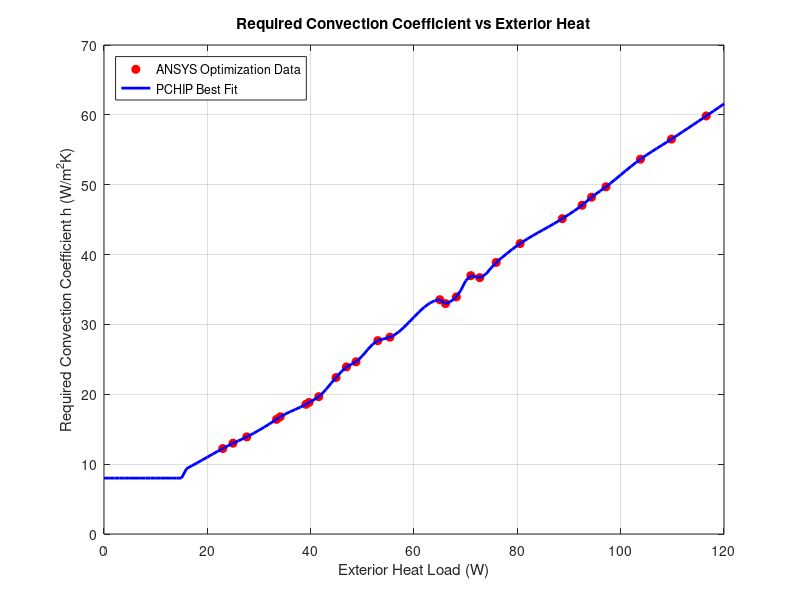

The MATLAB script that drew this image: (Note: this script raises an error after producing the figure.)
clc
clear
close all

%% -----------------------------
% Optimization Data from ANSYS
%% -----------------------------
Q = [22.9863 24.9650 27.6313 33.3963 34.1154 ...
    39.0826 39.6947 41.5721 44.9096 46.9277 ...
    48.7734 53.0000 55.3386 65.0000 66.0999 ...
    68.1984 71.0000 72.7150 75.9029 80.5306 ...
    88.6993 92.5281 94.3570 97.1575 103.829 ...
    109.828 116.565];
h = [12.238 12.9926 13.8999 16.4074 16.7773 ...
    18.5596 18.8301 19.6631 22.3953 23.9156 ...
    24.6487 27.6820 28.1673 33.5355 32.9860 ...
    33.9404 36.9856 36.6967 38.8744 41.5708 ...
    45.1392 47.0584 48.2047 49.7070 53.6536 ...
    56.5230 59.8423];

%% -----------------------------
% Interpolation
%% -----------------------------
Qfit = 0:1:120;
hfit = interp1(Q,h,Qfit,'pchip','extrap');

%% Natural convection
hfit(Qfit<=15)=8;

%% Heater
heater=max(15-Qfit,0);

%% Fan RPM
hnatural=8;
RPM=zeros(size(Qfit));
RPM_ref=5000;
h_ref=60;
hforced_ref=h_ref-hnatural;
n=0.6;
for i=1:length(Qfit)
    if hfit(i)<=8
        RPM(i)=0;
    else
        hforced=hfit(i)-hnatural;
        RPM(i)=RPM_ref*(hforced/hforced_ref)^(1/n);
    end
end

%% -----------------------------
% User Input
%% -----------------------------
Quser=input('Enter Exterior Heat (W) = ');
if Quser<=15
    Heater=15-Quser;
    hreq=8;
    FanRPM=0;
else
    Heater=0;
    hreq=interp1(Q,h,Quser,'pchip');
    hforced=hreq-8;
    FanRPM=RPM_ref*(hforced/hforced_ref)^(1/n);
end
fprintf('\n');
fprintf('=====================================\n');
fprintf('Exterior Heat      : %.2f W\n',Quser);
fprintf('Internal Heater    : %.2f W\n',Heater);
fprintf('Required h         : %.2f W/m^2K\n',hreq);
fprintf('Natural h          : 8.00 W/m^2K\n');
fprintf('Forced h           : %.2f W/m^2K\n',hreq-8);
fprintf('Required Fan Speed : %.0f RPM\n',FanRPM);
fprintf('=====================================\n');

%% -----------------------------
% Graph 1
%% -----------------------------
figure
plot(Q,h,'ro','MarkerFaceColor','r')
hold on
plot(Qfit,hfit,'b','LineWidth',2)
grid on
xlabel('Exterior Heat Load (W)')
ylabel('Required Convection Coefficient h (W/m^2K)')
title('Required Convection Coefficient vs Exterior Heat')
legend('ANSYS Optimization Data','PCHIP Best Fit','Location','northwest')

%% -----------------------------
% Graph 2
%% -----------------------------
figure
yyaxis left
plot(Qfit,heater,'LineWidth',2)
ylabel('Heater Power (W)')
yyaxis right
plot(Qfit,RPM,'LineWidth',2)
ylabel('Fan Speed (RPM)')
xlabel('Exterior Heat Load (W)')
title('Adaptive Heating and Cooling Strategy')
grid on
legend('Heater','Fan RPM','Location','northwest')
